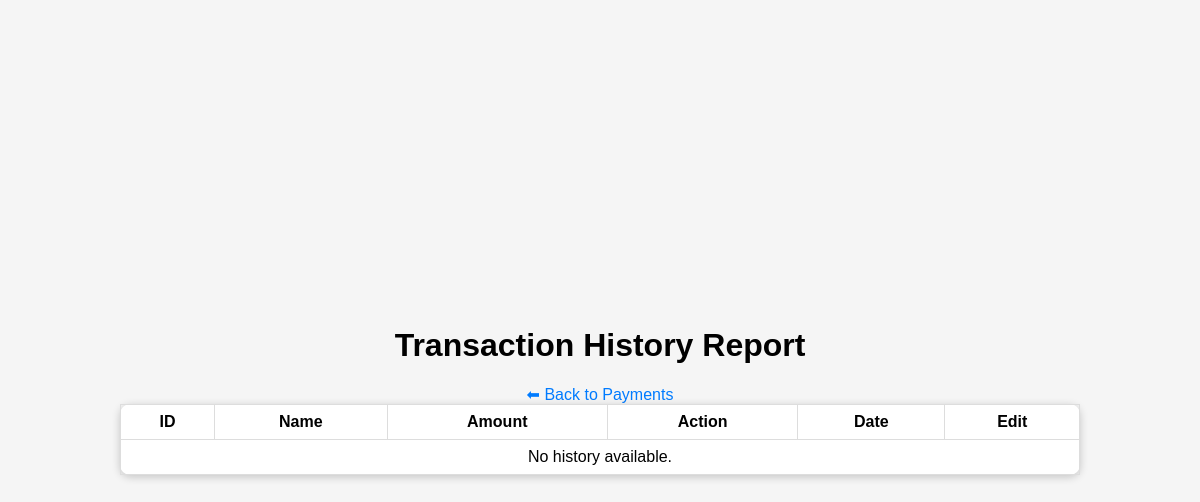
Before: /payments/report/ with the older database file.
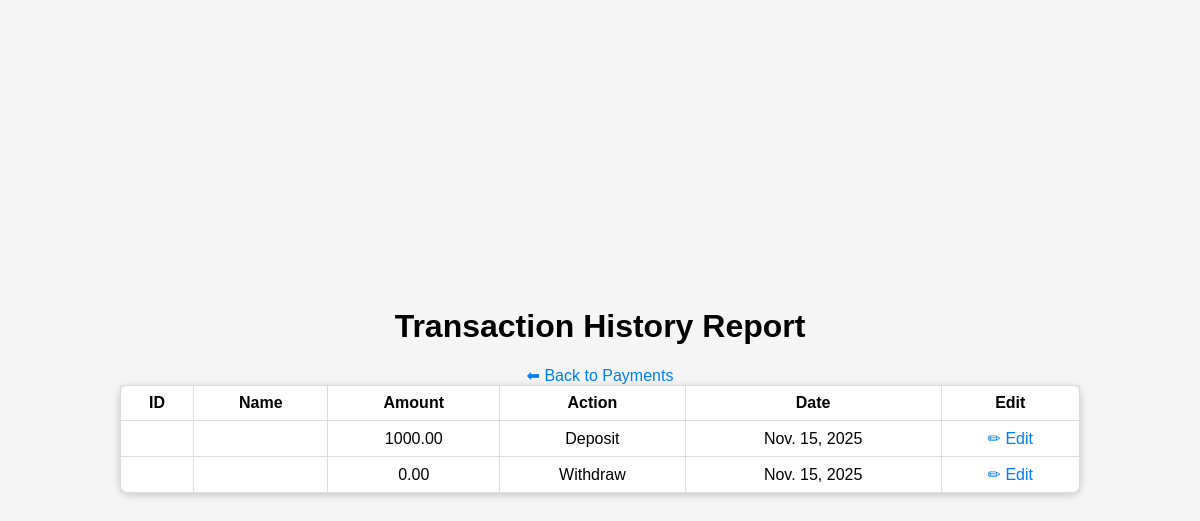
After: the same page with the newer database file.
### payments/models.py (models this page shows)
class Payment(models.Model):
    card_number = models.CharField(max_length=20)
    cardholder_name = models.CharField(max_length=100)
    amount = models.DecimalField(max_digits=10, decimal_places=2)
    action = models.CharField(max_length=10)  # 'deposit' or 'withdraw'
    date = models.DateField(default=timezone.now)
    time = models.TimeField(default=timezone.now)  # <--- Add this field

### payments/views.py (the view)
# urls.py: path('report/', views.payment_report, name='payment_report'),
def payment_report(request):
    payments = Payment.objects.all()
    return render(request, 'payment_report.html', {'payments': payments})

### payments/templates/payment_report.html (shortened to what this page needs)
<!DOCTYPE html>
<html>
<head>
    {% load static %}
    <link rel="stylesheet" type="text/css" href="{% static 'payments/style.css' %}">
</head>
<body>
<h1>Transaction History Report</h1>
<a href="{% url 'payment_list' %}">⬅ Back to Payments</a>
<table border="1" cellpadding="8" cellspacing="0">
    <tr>
        <th>ID</th>
        <th>Name</th>
        <th>Amount</th>
        <th>Action</th>
        <th>Date</th>
        <th>Edit</th>
    </tr>
    {% for p in payments %}
    <tr>
        <td>{{ p.payment_id }}</td>
        <td>{{ p.name }}</td>
        <td>{{ p.amount }}</td>
        <td>{{ p.action|title }}</td>
        <td>{{ p.date }}</td>
        <td>
            <a href="{% url 'edit_payment' p.id %}">✏ Edit</a>
        </td>
    </tr>
    {% empty %}
    <tr><td colspan="6">No history available.</td></tr>
    {% endfor %}
</table>
</body>
</html>

Changed rows visible on the page:
added Payment: amount "1000.00", action "Deposit", date "Nov. 15, 2025"
added Payment: amount "0.00", action "Withdraw", date "Nov. 15, 2025"
Other visible differences:
text no longer shown: "No history available."
